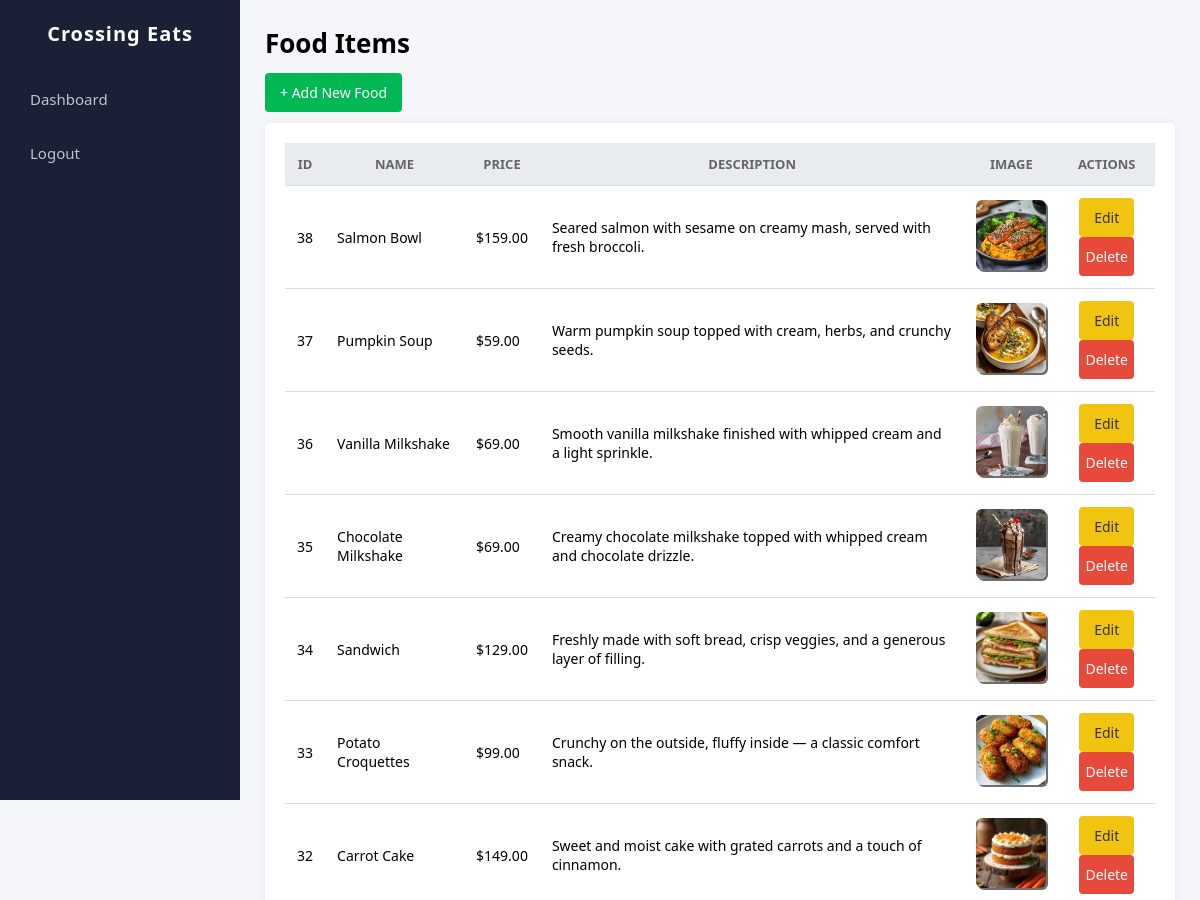
Before: /admin/admin_dashboard.php (signed in, upper part) with the older database file.
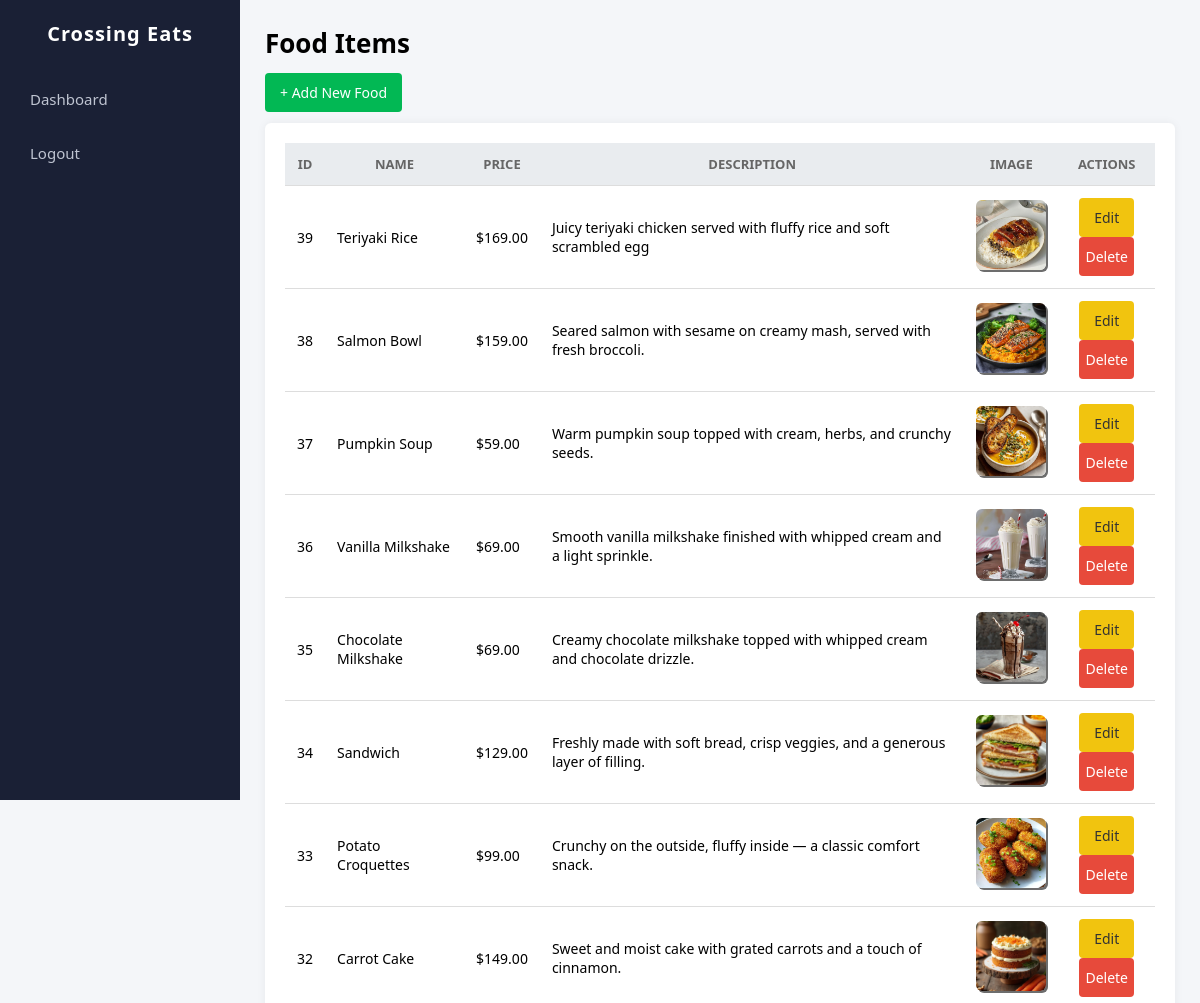
After: the same page with the newer database file.
### tables this page shows
CREATE TABLE `foods` (
  `id` int(11) NOT NULL,
  `name` varchar(255) NOT NULL,
  `price` decimal(10,2) NOT NULL,
  `description` text NOT NULL,
  `image` varchar(255) NOT NULL
);

### admin/admin_dashboard.php (the view, shortened to what this page needs)
<?php
    require_once "../backend/db-connect.php";
    $stmt = $db->prepare("SELECT * FROM foods ORDER BY id DESC");
    $stmt->execute();
    $foods = $stmt->fetchAll(PDO::FETCH_ASSOC);
?>
<!DOCTYPE html>
<html lang="en">
<head>
    <link rel="stylesheet" type="text/css" href="../css/admin_dashboard.css" />
</head>
<body>
    <div class="sidebar">
        <h2>Crossing Eats</h2>
        <ul>
            <li><a href="admin_dashboard.php"><i class="fa fa-home"></i> Dashboard</a></li>
            <li><a href="logout.php"><i class="fa fa-sign-out-alt"></i> Logout</a></li>
        </ul>
    </div>
    <div class="main-content">
        <h1 class="page-title">Food Items</h1>
        <a href="add_food.php" class="btn">+ Add New Food</a>
        <div class="table-container">
            <table>
                <thead>
                    <tr>
                        <th>ID</th>
                        <th>Name</th>
                        <th>Price</th>
                        <th>Description</th>
                        <th>Image</th>
                        <th>Actions</th>
                    </tr>
                </thead>
                <tbody>
                    <?php foreach ($foods as $food) { ?>
                        <tr>
                            <td><?= $food['id'] ?></td>
                            <td><?= htmlspecialchars($food['name']) ?></td>
                            <td>$<?= number_format($food['price'],2) ?></td>
                            <td><?= htmlspecialchars($food['description']) ?></td>
                            <td><img src="../img/<?= htmlspecialchars($food['image']) ?>" class="food-img"></td>
                            <td>
                                <a href="edit_food.php?id=<?= $food['id'] ?>" class="btn btn-warning">Edit</a>
                                <a href="delete_food.php?id=<?= $food['id'] ?>" class="btn btn-danger" onclick="return confirm('Delete this item?');">Delete</a>
                            </td>
                        </tr>
                    <?php } ?>
                </tbody>
            </table>
        </div>
    </div>
</body>
</html>

Changed rows visible on the page:
added foods: id "39", name "Teriyaki Rice", price "169.00", description "Juicy teriyaki chicken served with fluffy rice and soft scrambled egg", image (picture)
